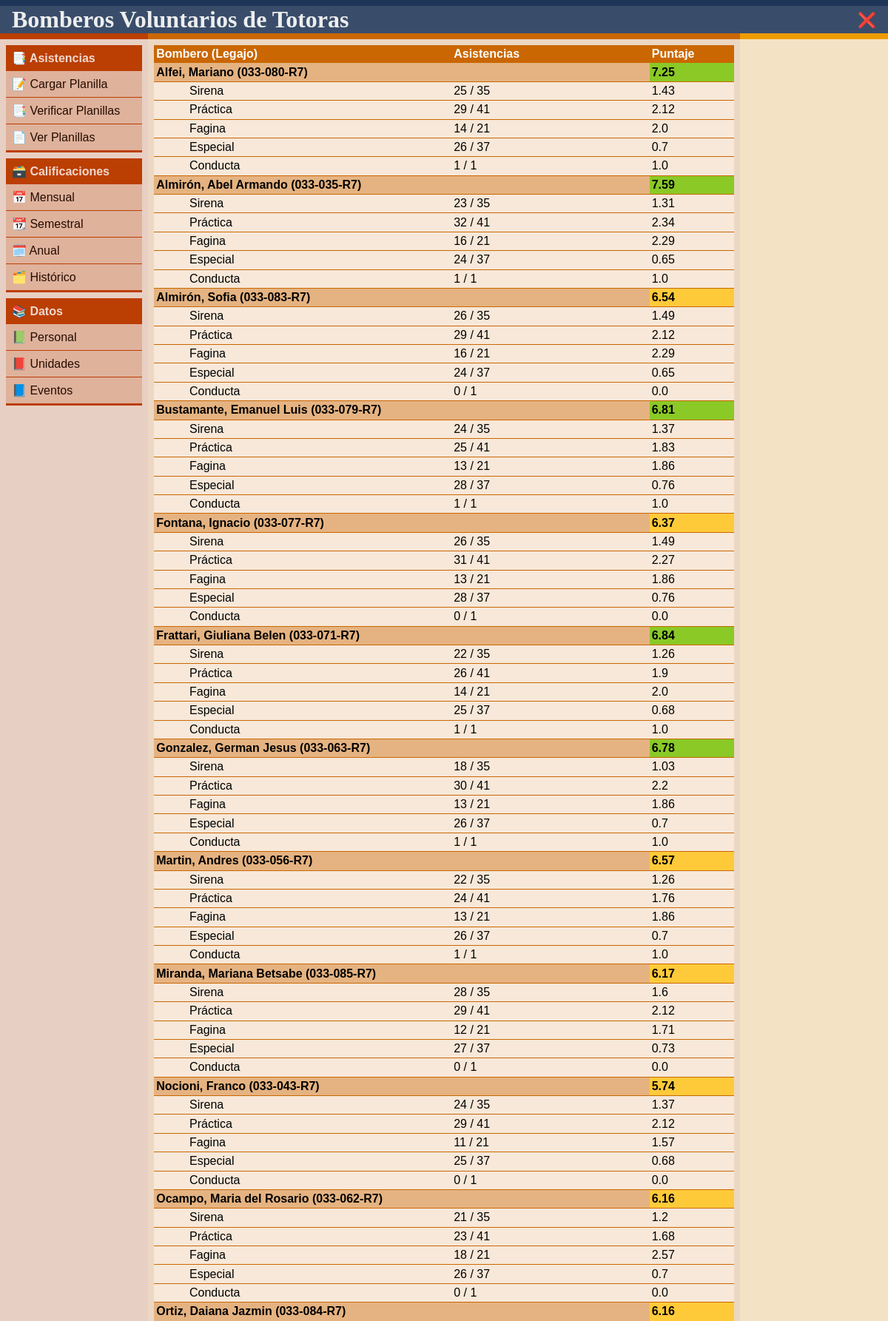
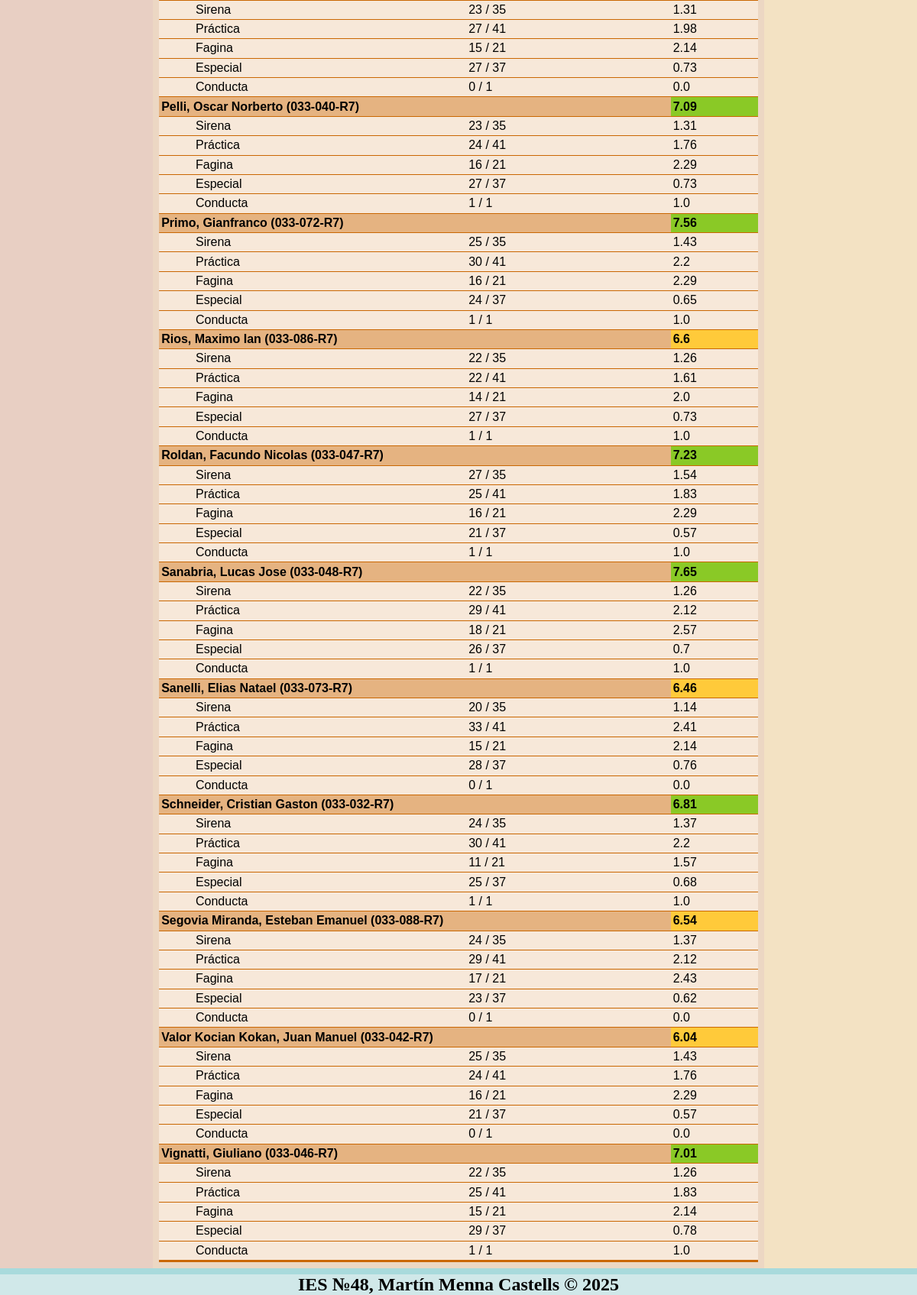
The page /calificaciones/anual (signed in) on the database its author committed (2 pictures, top to bottom).
### tables this page shows
CREATE TABLE personal (
    legajo           TEXT    PRIMARY KEY UNIQUE,
    dni              INTEGER NOT NULL UNIQUE,
    username         TEXT    NOT NULL UNIQUE,
    password         TEXT    NOT NULL,
    apellido_nombre  TEXT    NOT NULL,
    telefono         INTEGER,
    fecha_nacimiento TEXT    NOT NULL,
    provincia        TEXT    NOT NULL,
    lugar            TEXT    NOT NULL,
    permisos         INTEGER NOT NULL DEFAULT 0
);

CREATE TABLE eventos (
    id     INTEGER PRIMARY KEY AUTOINCREMENT,
    nombre TEXT    NOT NULL,
    puntos REAL    NOT NULL
);

### app/blueprints/bp_calificaciones.py (the view)
@bp.route('/anual', methods=['GET'])
def Anual():
    return render_template('calificaciones/anual.html', calificaciones=Calificacion.Get_Anual(), Calificacion=Calificacion, Bombero=Bombero, Evento=Evento)

### app/scripts/db.py (called while the page is built)
def Get_DB():
    if 'db' not in g:
        g.db = sqlite3.connect(
            DATABASE,
            detect_types=sqlite3.PARSE_DECLTYPES
        )
        g.db.row_factory = sqlite3.Row
    return g.db

def Close_DB(exception):
    db = g.pop('db', None)
    if db is not None:
        db.close()

### app/scripts/eventos.py (called while the page is built)
    def Get_Evento_By_ID(id):
        DB = Get_DB()
        evento_data = DB.execute(
            'SELECT * FROM eventos WHERE id = ?',
            (id,)
        ).fetchone()
        if evento_data is None:
            return None
        return Evento(
            id=evento_data['id'],
            nombre=evento_data['nombre'],
            puntos=evento_data['puntos']
        )

### app/scripts/personal.py (called while the page is built)
    def Get_Bombero_By_Legajo(legajo):
        DB = Get_DB()
        bombero_data = DB.execute(
            'SELECT * FROM personal WHERE legajo = ?',
            (legajo,)
        ).fetchone()
        if bombero_data is None:
            return None
        return Bombero(
            legajo=bombero_data['legajo'],
            dni=bombero_data['dni'],
            username=bombero_data['username'],
            password=bombero_data['password'],
            apellido_nombre=bombero_data['apellido_nombre'],
            telefono=bombero_data['telefono'],
            fecha_nacimiento=bombero_data['fecha_nacimiento'],
            provincia=bombero_data['provincia'],
            lugar=bombero_data['lugar'],
            permisos=bombero_data['permisos']
        )

### app/templates/calificaciones/anual.html
{% extends 'base.html' %}
{% block head %}
    <link rel="stylesheet" href="{{ url_for('static', filename='calificaciones.css') }}">
{% endblock %}
{% block center %}
    <table>
        <thead>
            <tr>
                <th>
                    Bombero (Legajo)
                </th>
                <th>
                    Asistencias
                </th>
                <th>
                    Puntaje
                </th>
            </tr>
        </thead>
        <tbody>
            {% for calificacion in calificaciones %}
                <tr class="bomberos">
                    <td colspan="2">
                        {% set bombero = Bombero.Get_Bombero_By_Legajo(calificacion.legajo) %}
                        {{ bombero.apellido_nombre }} ({{bombero.legajo}})
                    </td>
                    {% if calificacion.puntaje < 3.33 %}
                        <td style="background-color: #FF595E;">
                            {{ calificacion.puntaje }}
                        </td>
                    {% elif calificacion.puntaje < 6.66 %}
                        <td style="background-color: #FFCA3A;">
                            {{ calificacion.puntaje }}
                        </td>
                    {% else %}
                        <td style="background-color: #8AC926;">
                            {{ calificacion.puntaje }}
                        </td>
                    {% endif %}
                </tr>
                {% for evento in Calificacion.Get_Desglose_Anual(calificacion.legajo) %}
                    <tr class="eventos">
                        <td>
                            {{ Evento.Get_Evento_By_ID(evento.id_evento).nombre }}
                        </td>
                        <td>
                            {{ evento.asistencias }} / {{ evento.total }}
                        </td>
                        <td>
                            {{ evento.puntaje }}
                        </td>
                    </tr>
                {% endfor %}
            {% endfor %}
        </tbody>
    </table>
{% endblock %}

### app/static/base.css (style rules this page uses)
* { margin: 0; padding: 0; }
:root { --color-bg-body: #EEEEEEAA; --color-fg-top: #1D3557; --color-bg-top: #1D3557DD; --color-text-top: #EEE; --color-fg-middle: #AE2012; --color-bg-middle: #AE201277; --color-fg-bottom: #A8DADC; --color-bg-bottom: #A8DADC77; --color-fg-left: #BB3E03; --color-bg-left: #BB3E03; --color-fg-center: #CA6702; --color-bg-center: #CA6702; --color-fg-right: #EE9B00; --color-bg-right: #EE9B00; }
html { background-image: url(./logo.svg); background-repeat: no-repeat; background-position: center; background-size: 33%; }
body { background-color: var(--color-bg-body); display: grid; grid-template-columns: 1fr; grid-template-rows: auto 1fr auto; grid-template-areas: 'top' 'middle' 'bottom'; min-height: 100dvh; }

### rows shown on the page
personal: apellido_nombre "Alfei, Mariano", legajo "033-080-R7"
eventos: Get_Evento_By_ID "Sirena" "Sirena" "Sirena" "Sirena" "Sirena" "Sirena" "Sirena" "Sirena" "Sirena" "Sirena" "Sirena" "Sirena" "Sirena" "Sirena" "Sirena" "Sirena" "Sirena" "Sirena" "Sirena" "Sirena" "Sirena" "Sirena"
eventos: Get_Evento_By_ID "Práctica" "Práctica" "Práctica" "Práctica" "Práctica" "Práctica" "Práctica" "Práctica" "Práctica" "Práctica" "Práctica" "Práctica" "Práctica" "Práctica" "Práctica" "Práctica" "Práctica" "Práctica" "Práctica" "Práctica" "Práctica" "Práctica"
eventos: Get_Evento_By_ID "Fagina" "Fagina" "Fagina" "Fagina" "Fagina" "Fagina" "Fagina" "Fagina" "Fagina" "Fagina" "Fagina" "Fagina" "Fagina" "Fagina" "Fagina" "Fagina" "Fagina" "Fagina" "Fagina" "Fagina" "Fagina" "Fagina"
eventos: Get_Evento_By_ID "Especial" "Especial" "Especial" "Especial" "Especial" "Especial" "Especial" "Especial" "Especial" "Especial" "Especial" "Especial" "Especial" "Especial" "Especial" "Especial" "Especial" "Especial" "Especial" "Especial" "Especial" "Especial"
eventos: Get_Evento_By_ID "Conducta" "Conducta" "Conducta" "Conducta" "Conducta" "Conducta" "Conducta" "Conducta" "Conducta" "Conducta" "Conducta" "Conducta" "Conducta" "Conducta" "Conducta" "Conducta" "Conducta" "Conducta" "Conducta" "Conducta" "Conducta" "Conducta"
personal: apellido_nombre "Almirón, Abel Armando", legajo "033-035-R7"
personal: apellido_nombre "Almirón, Sofia", legajo "033-083-R7"
personal: apellido_nombre "Bustamante, Emanuel Luis", legajo "033-079-R7"
personal: apellido_nombre "Fontana, Ignacio", legajo "033-077-R7"
personal: apellido_nombre "Frattari, Giuliana Belen", legajo "033-071-R7"
personal: apellido_nombre "Gonzalez, German Jesus", legajo "033-063-R7"
personal: apellido_nombre "Martin, Andres", legajo "033-056-R7"
personal: apellido_nombre "Miranda, Mariana Betsabe", legajo "033-085-R7"
personal: apellido_nombre "Nocioni, Franco", legajo "033-043-R7"
personal: apellido_nombre "Ocampo, Maria del Rosario", legajo "033-062-R7"
personal: apellido_nombre "Ortiz, Daiana Jazmin", legajo "033-084-R7"
personal: apellido_nombre "Pelli, Oscar Norberto", legajo "033-040-R7"
personal: apellido_nombre "Primo, Gianfranco", legajo "033-072-R7"
personal: apellido_nombre "Rios, Maximo Ian", legajo "033-086-R7"
personal: apellido_nombre "Roldan, Facundo Nicolas", legajo "033-047-R7"
personal: apellido_nombre "Sanabria, Lucas Jose", legajo "033-048-R7"
personal: apellido_nombre "Sanelli, Elias Natael", legajo "033-073-R7"
personal: apellido_nombre "Schneider, Cristian Gaston", legajo "033-032-R7"
personal: apellido_nombre "Segovia Miranda, Esteban Emanuel", legajo "033-088-R7"
personal: apellido_nombre "Valor Kocian Kokan, Juan Manuel", legajo "033-042-R7"
personal: apellido_nombre "Vignatti, Giuliano", legajo "033-046-R7"

### other values the page prints
{{ calificacion.puntaje }} "7.25" "7.59" "6.81" "6.84" "6.78" "7.09" "7.56" "7.23" "7.65" "6.81" "7.01"
{{ evento.asistencias }} "25" "29" "14" "26" "1" "23" "32" "16" "24" "1" "26" "29" "16" "24" "0" "24" "25" "13" "28" "1" "26" "31" "13" "28" "0" "22" "26" "14" "25" "1" "18" "30" "13" "26" "1" "22" "24" "13" "26" "1" "28" "29" "12" "27" "0" "24" "29" "11" "25" "0" "21" "23" "18" "26" "0" "23" "27" "15" "27" "0" "23" "24" "16" "27" "1" "25" "30" "16" "24" "1" "22" "22" "14" "27" "1" "27" "25" "16" "21" "1" "22" "29" "18" "26" "1" "20" "33" "15" "28" "0" "24" "30" "11" "25" "1" "24" "29" "17" "23" "0" "25" "24" "16" "21" "0" "22" "25" "15" "29" "1"
{{ evento.total }} "35" "41" "21" "37" "1" "35" "41" "21" "37" "1" "35" "41" "21" "37" "1" "35" "41" "21" "37" "1" "35" "41" "21" "37" "1" "35" "41" "21" "37" "1" "35" "41" "21" "37" "1" "35" "41" "21" "37" "1" "35" "41" "21" "37" "1" "35" "41" "21" "37" "1" "35" "41" "21" "37" "1" "35" "41" "21" "37" "1" "35" "41" "21" "37" "1" "35" "41" "21" "37" "1" "35" "41" "21" "37" "1" "35" "41" "21" "37" "1" "35" "41" "21" "37" "1" "35" "41" "21" "37" "1" "35" "41" "21" "37" "1" "35" "41" "21" "37" "1" "35" "41" "21" "37" "1" "35" "41" "21" "37" "1"
{{ evento.puntaje }} "1.43" "2.12" "2.0" "0.7" "1.0" "1.31" "2.34" "2.29" "0.65" "1.0" "1.49" "2.12" "2.29" "0.65" "0.0" "1.37" "1.83" "1.86" "0.76" "1.0" "1.49" "2.27" "1.86" "0.76" "0.0" "1.26" "1.9" "2.0" "0.68" "1.0" "1.03" "2.2" "1.86" "0.7" "1.0" "1.26" "1.76" "1.86" "0.7" "1.0" "1.6" "2.12" "1.71" "0.73" "0.0" "1.37" "2.12" "1.57" "0.68" "0.0" "1.2" "1.68" "2.57" "0.7" "0.0" "1.31" "1.98" "2.14" "0.73" "0.0" "1.31" "1.76" "2.29" "0.73" "1.0" "1.43" "2.2" "2.29" "0.65" "1.0" "1.26" "1.61" "2.0" "0.73" "1.0" "1.54" "1.83" "2.29" "0.57" "1.0" "1.26" "2.12" "2.57" "0.7" "1.0" "1.14" "2.41" "2.14" "0.76" "0.0" "1.37" "2.2" "1.57" "0.68" "1.0" "1.37" "2.12" "2.43" "0.62" "0.0" "1.43" "1.76" "2.29" "0.57" "0.0" "1.26" "1.83" "2.14" "0.78" "1.0"
{{ calificacion.puntaje }} "6.54" "6.37" "6.57" "6.17" "5.74" "6.16" "6.16" "6.6" "6.46" "6.54" "6.04"
